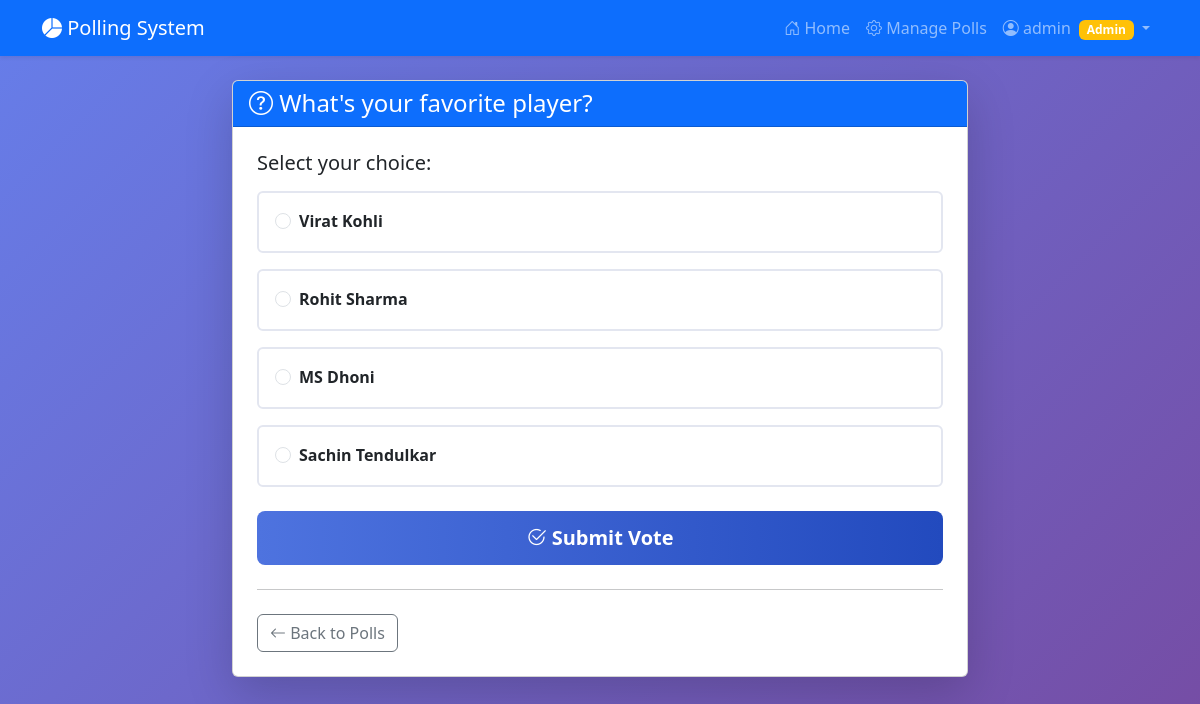
Page /poll/4/ (signed in) on the committed database.
### polls/models.py (models this page shows, shortened)
class Poll(models.Model):
    question = models.CharField(max_length=200)
    created_by = models.ForeignKey(User, on_delete=models.CASCADE)
    created_at = models.DateTimeField(auto_now_add=True)
    is_active = models.BooleanField(default=True)

class Choice(models.Model):
    poll = models.ForeignKey(Poll, related_name='choices', on_delete=models.CASCADE)
    choice_text = models.CharField(max_length=200)

### polls/views.py (the view, shortened to what this page needs)
# urls.py: path('poll/<int:poll_id>/', views.poll_detail, name='poll_detail'),
@login_required
def poll_detail(request, poll_id):
    poll = get_object_or_404(Poll, id=poll_id, is_active=True)
    has_voted = Vote.objects.filter(user=request.user, choice__poll=poll).exists()
    return render(request, 'polls/poll_detail.html', {
        'poll': poll,
        'has_voted': has_voted
    })

### polls/templates/polls/poll_detail.html (shortened to what this page needs)
{% extends 'polls/base.html' %}
{% load static %}
{% block content %}
<div class="row justify-content-center">
    <div class="col-md-8">
        <div class="card shadow-lg">
            <div class="card-header bg-primary text-white">
                <h4 class="mb-0">
                    <i class="bi bi-question-circle"></i> {{ poll.question }}
                </h4>
            </div>
            <div class="card-body p-4">
                {% if has_voted %}
                <div class="alert alert-warning" role="alert">
                    <i class="bi bi-exclamation-triangle"></i>
                    <strong>Already Voted!</strong> You have already voted on this poll.
                </div>
                <a href="{% url 'polls:results' poll.id %}" class="btn btn-success btn-lg w-100">
                    <i class="bi bi-bar-chart"></i> View Results
                </a>
                {% else %}
                <form method="post" id="voteForm">
                    <div class="mb-4">
                        <h5 class="mb-3">Select your choice:</h5>
                        {% for choice in poll.choices.all %}
                        <div class="choice-option p-3 mb-3 rounded">
                            <div class="form-check">
                                <input class="form-check-input" type="radio" name="choice"
                                       id="choice{{ choice.id }}" value="{{ choice.id }}" required>
                                <label class="form-check-label w-100" for="choice{{ choice.id }}">
                                    <strong>{{ choice.choice_text }}</strong>
                                </label>
                            </div>
                        </div>
                        {% endfor %}
                    </div>
                    <button type="submit" class="btn btn-vote btn-primary btn-lg w-100">
                        <i class="bi bi-check2-circle"></i> Submit Vote
                    </button>
                </form>
                {% endif %}
                <hr class="my-4">
                <a href="{% url 'polls:poll_list' %}" class="btn btn-outline-secondary">
                    <i class="bi bi-arrow-left"></i> Back to Polls
                </a>
            </div>
        </div>
    </div>
</div>
{% endblock %}

### polls/templates/polls/base.html (shortened to what this page needs)
{% load static %}
<!DOCTYPE html>
<html lang="en">
<head>
    <link href="https://cdn.jsdelivr.net/npm/bootstrap@5.3.0/dist/css/bootstrap.min.css" rel="stylesheet">
    <link rel="stylesheet" href="https://cdn.jsdelivr.net/npm/bootstrap-icons@1.10.0/font/bootstrap-icons.css">
    <link rel="stylesheet" href="{% static 'polls/css/style.css' %}">
</head>
<body>
    {% if user.is_authenticated %}
    <nav class="navbar navbar-expand-lg navbar-dark bg-primary shadow-sm mb-4">
    <div class="container">
        <a class="navbar-brand" href="{% url 'polls:poll_list' %}">
            <i class="bi bi-pie-chart-fill"></i> Polling System
        </a>
        <div class="collapse navbar-collapse" id="navbarNav">
            <ul class="navbar-nav ms-auto">
                <li class="nav-item">
                    <a class="nav-link" href="{% url 'polls:poll_list' %}">
                        <i class="bi bi-house-door"></i> Home
                    </a>
                </li>
                {% if user.is_staff %}
                <li class="nav-item">
                    <a class="nav-link" href="{% url 'polls:manage_polls' %}">
                        <i class="bi bi-gear"></i> Manage Polls
                    </a>
                </li>
                {% endif %}
                <li class="nav-item dropdown">
                    <a class="nav-link dropdown-toggle" href="#" id="userDropdown" role="button" data-bs-toggle="dropdown">
                        <i class="bi bi-person-circle"></i> {{ user.username }}
                        {% if user.is_staff %}<span class="badge bg-warning ms-1">Admin</span>{% endif %}
                    </a>
                </li>
            </ul>
        </div>
    </div>
    </nav>
    {% endif %}
    <div class="container">
        {% block content %}{% endblock %}
    </div>
</body>
</html>

### polls/static/polls/css/style.css (style rules this page uses)
:root { --primary-color: #4e73df; --secondary-color: #858796; --success-color: #1cc88a; --danger-color: #e74a3b; --warning-color: #f6c23e; --info-color: #36b9cc; }
body { background: linear-gradient(135deg, #667eea 0%, #764ba2 100%); min-height: 100vh; font-family: 'Segoe UI', Tahoma, Geneva, Verdana, sans-serif; }
.navbar { box-shadow: 0 2px 4px rgba(0,0,0,.1); }
.choice-option { transition: all 0.3s ease; cursor: pointer; border: 2px solid #e3e6f0; }
.btn-vote { background: linear-gradient(90deg, #4e73df 0%, #224abe 100%); border: none; padding: 12px 30px; font-weight: 600; transition: all 0.3s ease; }

### rows in the picture
Poll: question "What's your favorite player?"
Choice: choice_text "Virat Kohli"
Choice: choice_text "Rohit Sharma"
Choice: choice_text "MS Dhoni"
Choice: choice_text "Sachin Tendulkar"

### other values in the picture
{{ user.username }} "admin"
